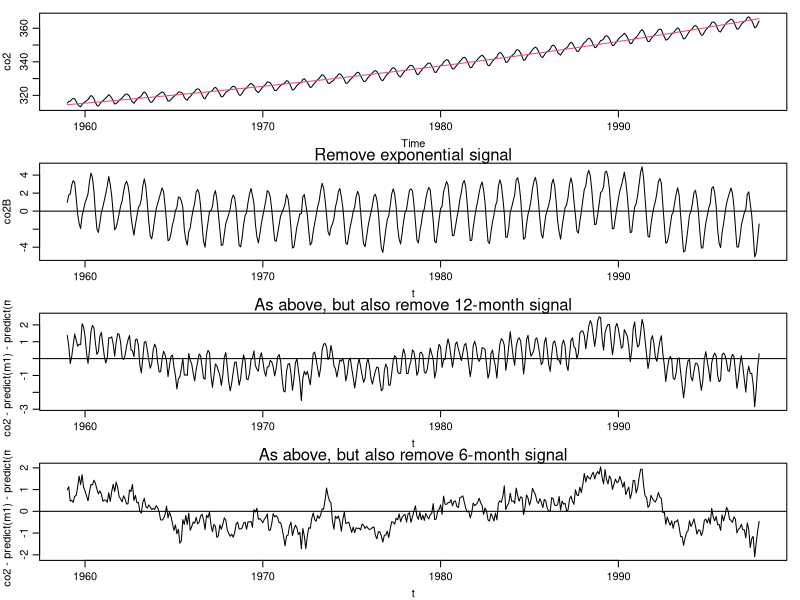

Recreate this plot in R.
if (!interactive()) pdf("co2.pdf")
par(mfrow = c(4, 1), mar = c(3, 3, 1, 1), mgp = c(2, 0.7, 0)) # use thin margins
plot(co2)
# par(mfrow=c(3, 1))
t <- as.numeric(time(co2))
tt <- t - t[1]
m1 <- nls(co2 ~ A + B * exp((t - 1950) / tau), start = list(A = 300, B = 10, tau = 10))
lines(t, predict(m1), col = 2)

co2B <- co2 - predict(m1)
plot(t, co2B, type = "l")
abline(h = 0)
mtext("Remove exponential signal")

S <- sin(2 * pi * t / 1)
C <- cos(2 * pi * t / 1)
m2 <- lm(co2B ~ S + C)
plot(t, co2 - predict(m1) - predict(m2), type = "l")
abline(h = 0)
mtext("As above, but also remove 12-month signal")

S2 <- sin(2 * pi * t / 0.5)
C2 <- cos(2 * pi * t / 0.5)
m3 <- lm(co2B ~ S + C + S2 + C2)
plot(t, co2 - predict(m1) - predict(m3), type = "l")
abline(h = 0)
mtext("As above, but also remove 6-month signal")
if (!interactive()) dev.off()
